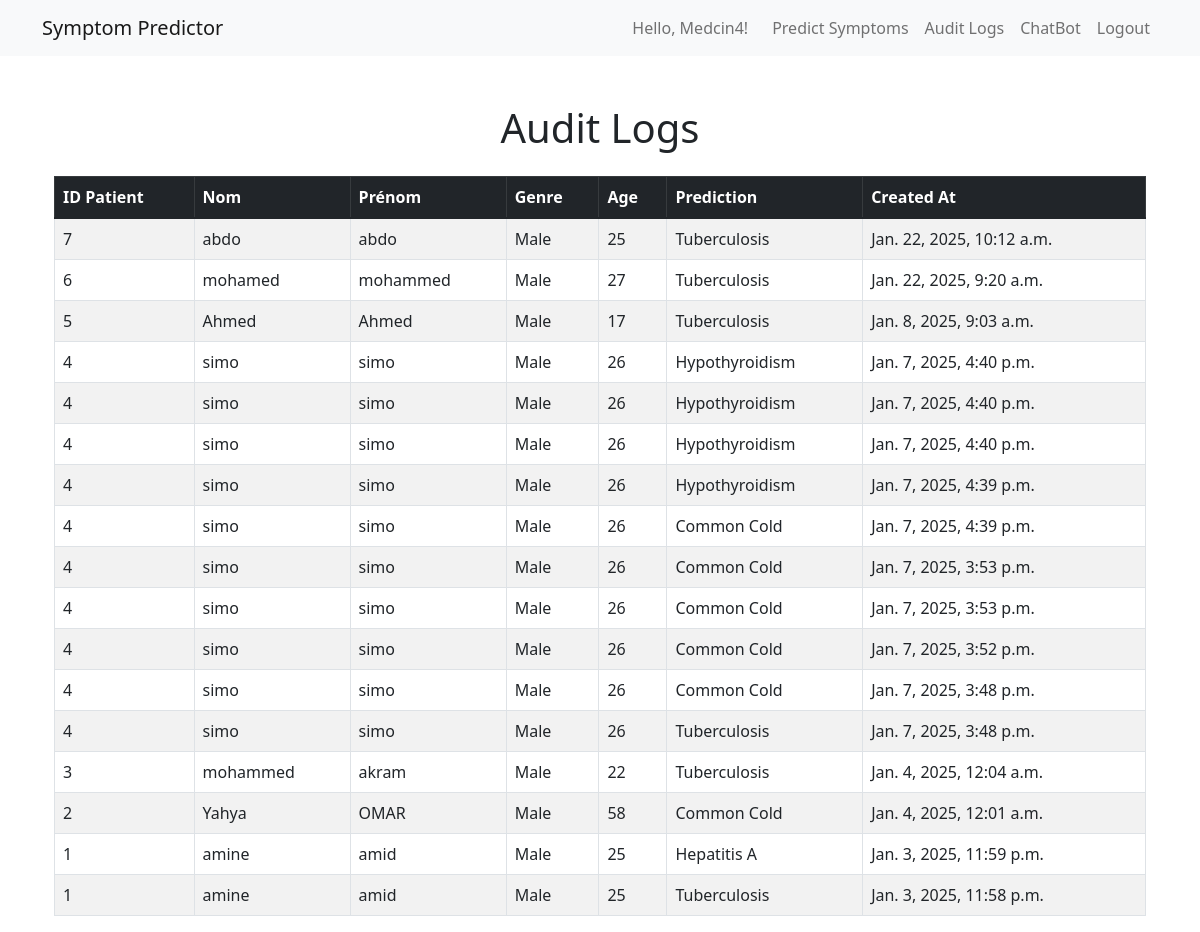
/audit_logs/ (signed in), run on the app's committed database.
### accounts/models.py (models this page shows, shortened)
class Medecin(AbstractUser):
    specialite = models.CharField(max_length=100, blank=True, null=True)

### predictor/models.py (models this page shows, shortened)
class AuditLogs(models.Model):
    id_patient = models.CharField(max_length=100)
    nom = models.CharField(max_length=100)
    prenom = models.CharField(max_length=100)
    genre = models.CharField(max_length=10)
    age = models.IntegerField()
    prediction = models.CharField(max_length=100)
    created_at = models.DateTimeField(auto_now_add=True)

### predictor/views.py (the view)
# urls.py: path('audit_logs/', views.audit_logs_view, name='audit_logs'),
def audit_logs_view(request):
    logs = AuditLogs.objects.all().order_by('-created_at')  # Fetch and order logs by creation date
    return render(request, 'predictor/audit_logs.html', {'logs': logs})

### predictor/templates/predictor/audit_logs.html
{% extends 'predictor/base.html' %}
{% block content %}
    <div class="container mt-5">
        <h1 class="text-center">Audit Logs</h1>
        <table class="table table-bordered table-striped mt-4">
            <thead class="table-dark">
                <tr>
                    <th>ID Patient</th>
                    <th>Nom</th>
                    <th>Prénom</th>
                    <th>Genre</th>
                    <th>Age</th>
                    <th>Prediction</th>
                    <th>Created At</th>
                </tr>
            </thead>
            <tbody>
                {% for log in logs %}
                <tr>
                    <td>{{ log.id_patient }}</td>
                    <td>{{ log.nom }}</td>
                    <td>{{ log.prenom }}</td>
                    <td>{{ log.genre }}</td>
                    <td>{{ log.age }}</td>
                    <td>{{ log.prediction }}</td>
                    <td>{{ log.created_at }}</td>
                </tr>
                {% endfor %}
            </tbody>
        </table>
    </div>
    {% endblock %}

### predictor/templates/predictor/base.html (shortened to what this page needs)
<!DOCTYPE html>
<html lang="en">
<head>
    <link href="https://cdn.jsdelivr.net/npm/bootstrap@5.1.3/dist/css/bootstrap.min.css" rel="stylesheet">
</head>
<body>
    <nav class="navbar navbar-expand-lg navbar-light bg-light">
        <div class="container d-flex justify-content-between">
            <a class="navbar-brand" href="/">Symptom Predictor</a>
            <div class="collapse navbar-collapse">
                <ul class="navbar-nav ms-auto">
                    {% if user.is_authenticated %}
                        <li class="nav-item d-flex align-items-center me-3">
                            <span class="navbar-text">Hello, {{ user.username }}!</span>
                        </li>
                        <li class="nav-item">
                            <a class="nav-link" href="/predictSymptom/">Predict Symptoms</a>
                        </li>
                        <li class="nav-item">
                            <a class="nav-link" href="/audit_logs/">Audit Logs</a>
                        </li>
                        <li class="nav-item">
                            <a class="nav-link" href="/chatbot/">ChatBot</a>
                        </li>
                        <li class="nav-item">
                            <a class="nav-link" href="/accounts/logout/">Logout</a>
                        </li>
                    {% else %}
                        <li class="nav-item"><a class="nav-link" href="/accounts/login/">Login</a></li>
                        <li class="nav-item"><a class="nav-link" href="/accounts/register/">Register</a></li>
                    {% endif %}
                </ul>
            </div>
        </div>
    </nav>
    <div class="container mt-4">
        {% block content %}{% endblock %}
    </div>
</body>
</html>

### data on the page
Medecin: username "Medcin4"
AuditLogs: id_patient "7", nom "abdo", prenom "abdo", genre "Male", age "25", prediction "Tuberculosis", created_at "Jan. 22, 2025, 10:12 a.m."
AuditLogs: id_patient "6", nom "mohamed", prenom "mohammed", genre "Male", age "27", prediction "Tuberculosis", created_at "Jan. 22, 2025, 9:20 a.m."
AuditLogs: id_patient "5", nom "Ahmed", prenom "Ahmed", genre "Male", age "17", prediction "Tuberculosis", created_at "Jan. 8, 2025, 9:03 a.m."
AuditLogs: id_patient "4", nom "simo", prenom "simo", genre "Male", age "26", prediction "Hypothyroidism", created_at "Jan. 7, 2025, 4:40 p.m."
AuditLogs: id_patient "4", nom "simo", prenom "simo", genre "Male", age "26", prediction "Hypothyroidism", created_at "Jan. 7, 2025, 4:40 p.m."
AuditLogs: id_patient "4", nom "simo", prenom "simo", genre "Male", age "26", prediction "Hypothyroidism", created_at "Jan. 7, 2025, 4:40 p.m."
AuditLogs: id_patient "4", nom "simo", prenom "simo", genre "Male", age "26", prediction "Hypothyroidism", created_at "Jan. 7, 2025, 4:39 p.m."
AuditLogs: id_patient "4", nom "simo", prenom "simo", genre "Male", age "26", prediction "Common Cold", created_at "Jan. 7, 2025, 4:39 p.m."
AuditLogs: id_patient "4", nom "simo", prenom "simo", genre "Male", age "26", prediction "Common Cold", created_at "Jan. 7, 2025, 3:53 p.m."
AuditLogs: id_patient "4", nom "simo", prenom "simo", genre "Male", age "26", prediction "Common Cold", created_at "Jan. 7, 2025, 3:53 p.m."
AuditLogs: id_patient "4", nom "simo", prenom "simo", genre "Male", age "26", prediction "Common Cold", created_at "Jan. 7, 2025, 3:52 p.m."
AuditLogs: id_patient "4", nom "simo", prenom "simo", genre "Male", age "26", prediction "Common Cold", created_at "Jan. 7, 2025, 3:48 p.m."
AuditLogs: id_patient "4", nom "simo", prenom "simo", genre "Male", age "26", prediction "Tuberculosis", created_at "Jan. 7, 2025, 3:48 p.m."
AuditLogs: id_patient "3", nom "mohammed", prenom "akram", genre "Male", age "22", prediction "Tuberculosis", created_at "Jan. 4, 2025, 12:04 a.m."
AuditLogs: id_patient "2", nom "Yahya", prenom "OMAR", genre "Male", age "58", prediction "Common Cold", created_at "Jan. 4, 2025, 12:01 a.m."
AuditLogs: id_patient "1", nom "amine", prenom "amid", genre "Male", age "25", prediction "Hepatitis A", created_at "Jan. 3, 2025, 11:59 p.m."
AuditLogs: id_patient "1", nom "amine", prenom "amid", genre "Male", age "25", prediction "Tuberculosis", created_at "Jan. 3, 2025, 11:58 p.m."
